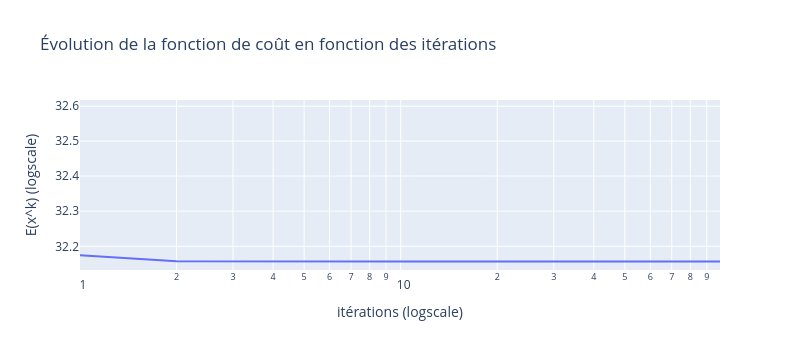

Notebook code for this chart:
### Markdown cell above
## **Affichage des resultats**

### Code cell
# plot cost function
plt_cost = pandas.DataFrame({'x':np.arange(Niter), 'y':En, 'legend':'cost', 'type':'cost_function'})

fig = express.line(plt_cost,
              x='x', 
              y='y', 
              log_x=True, log_y=True,
              labels={'x':'itérations (logscale)','y':'E(x^k) (logscale)'},
              title='Évolution de la fonction de coût en fonction des itérations',
              width=800, height=350)
fig.show()

### Figure 1 — Plotly figure (JSON) as saved in the notebook; plotly's stock layout.template omitted (floating-point values rounded to 4 significant figures)
{"data": [{"hovertemplate": "itérations (logscale)=%{x}<br>E(x^k) (logscale)=%{y}<extra></extra>", "legendgroup": "", "line": {"color": "#636efa", "dash": "solid"}, "marker": {"symbol": "circle"}, "mode": "lines", "name": "", "orientation": "v", "showlegend": false, "type": "scatter", "x": [0, 1, 2, 3, 4, 5, 6, 7, 8, 9, 10, 11, 12, 13, 14, 15, 16, 17, 18, 19, 20, 21, 22, 23, 24, 25, 26, 27, 28, 29, 30, 31, 32, 33, 34, 35, 36, 37, 38, 39, 40, 41, 42, 43, 44, 45, 46, 47, 48, 49, 50, 51, 52, 53, 54, 55, 56, 57, 58, 59, 60, 61, 62, 63, 64, 65, 66, 67, 68, 69, 70, 71, 72, 73, 74, 75, 76, 77, 78, 79, 80, 81, 82, 83, 84, 85, 86, 87, 88, 89, 90, 91, 92, 93, 94, 95, 96, 97, 98, 99], "xaxis": "x", "y": [32.59, 32.17, 32.16, 32.16, 32.16, 32.16, 32.16, 32.16, 32.16, 32.16, 32.16, 32.16, 32.16, 32.16, 32.16, 32.16, 32.16, 32.16, 32.16, 32.16, 32.16, 32.16, 32.16, 32.16, 32.16, 32.16, 32.16, 32.16, 32.16, 32.16, 32.16, 32.16, 32.16, 32.16, 32.16, 32.16, 32.16, 32.16, 32.16, 32.16, 32.16, 32.16, 32.16, 32.16, 32.16, 32.16, 32.16, 32.16, 32.16, 32.16, 32.16, 32.16, 32.16, 32.16, 32.16, 32.16, 32.16, 32.16, 32.16, 32.16, 32.16, 32.16, 32.16, 32.16, 32.16, 32.16, 32.16, 32.16, 32.16, 32.16, 32.16, 32.16, 32.16, 32.16, 32.16, 32.16, 32.16, 32.16, 32.16, 32.16, 32.16, 32.16, 32.16, 32.16, 32.16, 32.16, 32.16, 32.16, 32.16, 32.16, 32.16, 32.16, 32.16, 32.16, 32.16, 32.16, 32.16, 32.16, 32.16, 32.16], "yaxis": "y"}], "layout": {"height": 350, "legend": {"tracegroupgap": 0}, "title": {"text": "Évolution de la fonction de coût en fonction des itérations"}, "width": 800, "xaxis": {"anchor": "y", "domain": [0, 1], "title": {"text": "itérations (logscale)"}, "type": "log"}, "yaxis": {"anchor": "x", "domain": [0, 1], "title": {"text": "E(x^k) (logscale)"}, "type": "log"}}}
